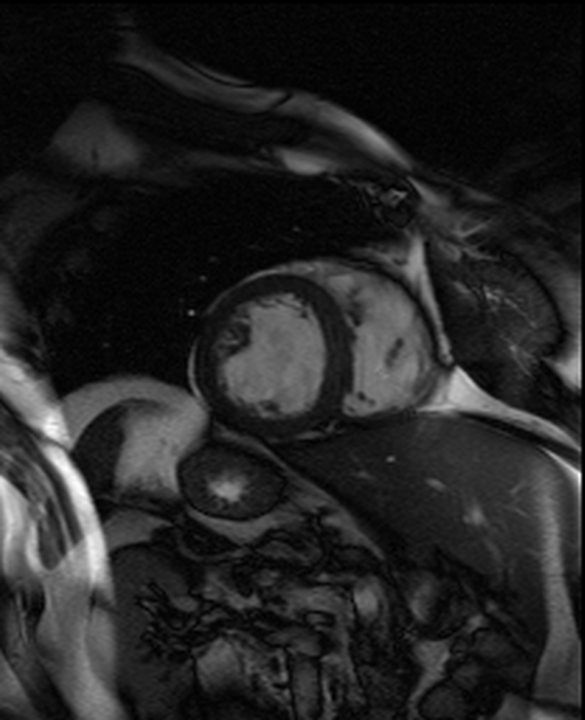
%> input picture A2/MRI1_01.png, 585 x 720 px; the run also reads 2 pictures not shown here
$ octave A2p2.m   (GNU Octave 9; MATLAB toolbox functions it lacks are replaced by stand-ins)
%> lines starting %> are read from the running program, lines starting %| are printed output that depends on the picture
% s4262468's solution to Q2 of ELEC4620's Assignment2
close, clear, clc

% import all them images
mri = {};
mri{1} = imread('MRI1_01.png');
mri{2} = imread('MRI1_02.png');
mri{3} = imread('MRI1_03.png');
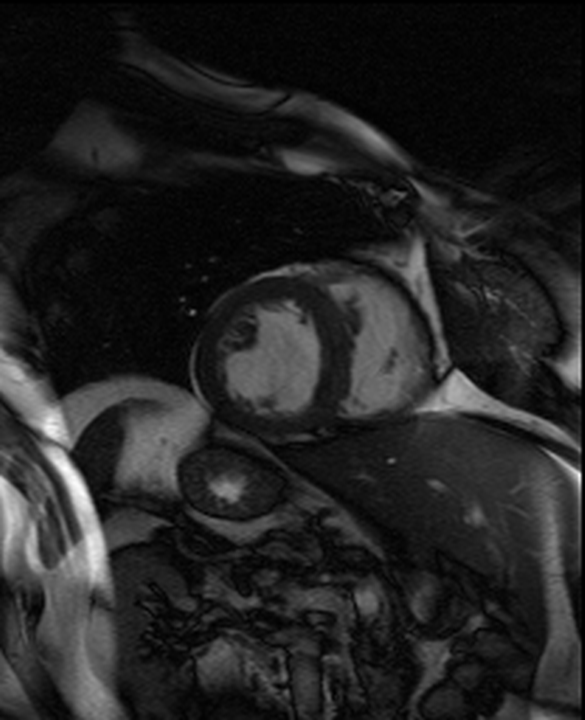
%> input picture A2/MRI1_03.png, 585 x 720 px
mri{4} = imread('MRI1_04.png');
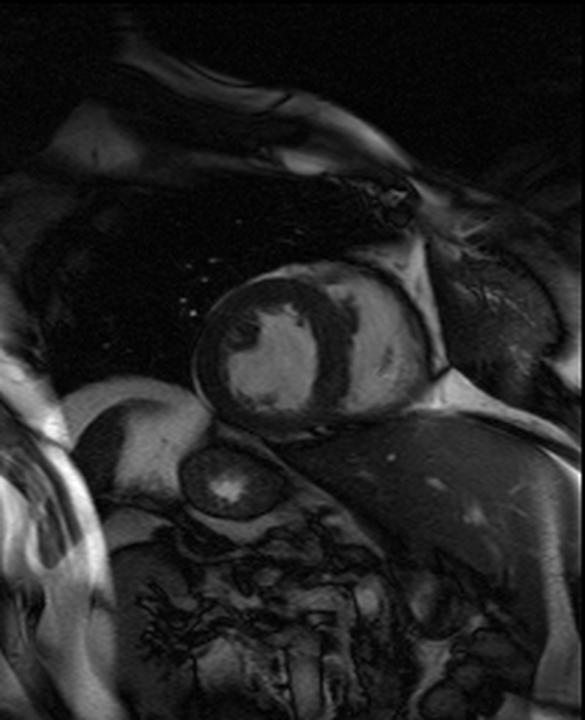
%> input picture A2/MRI1_04.png, 585 x 720 px
mri{5} = imread('MRI1_05.png');
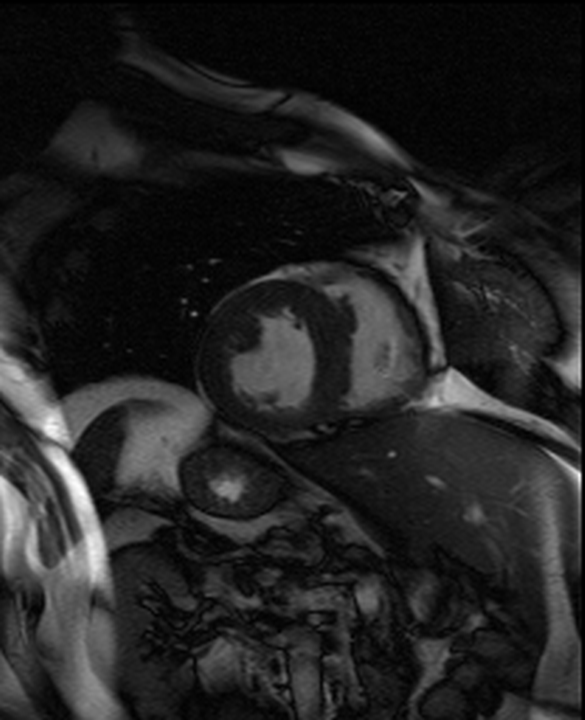
%> input picture A2/MRI1_05.png, 585 x 720 px
mri{6} = imread('MRI1_06.png');
%> (the run ends here)
